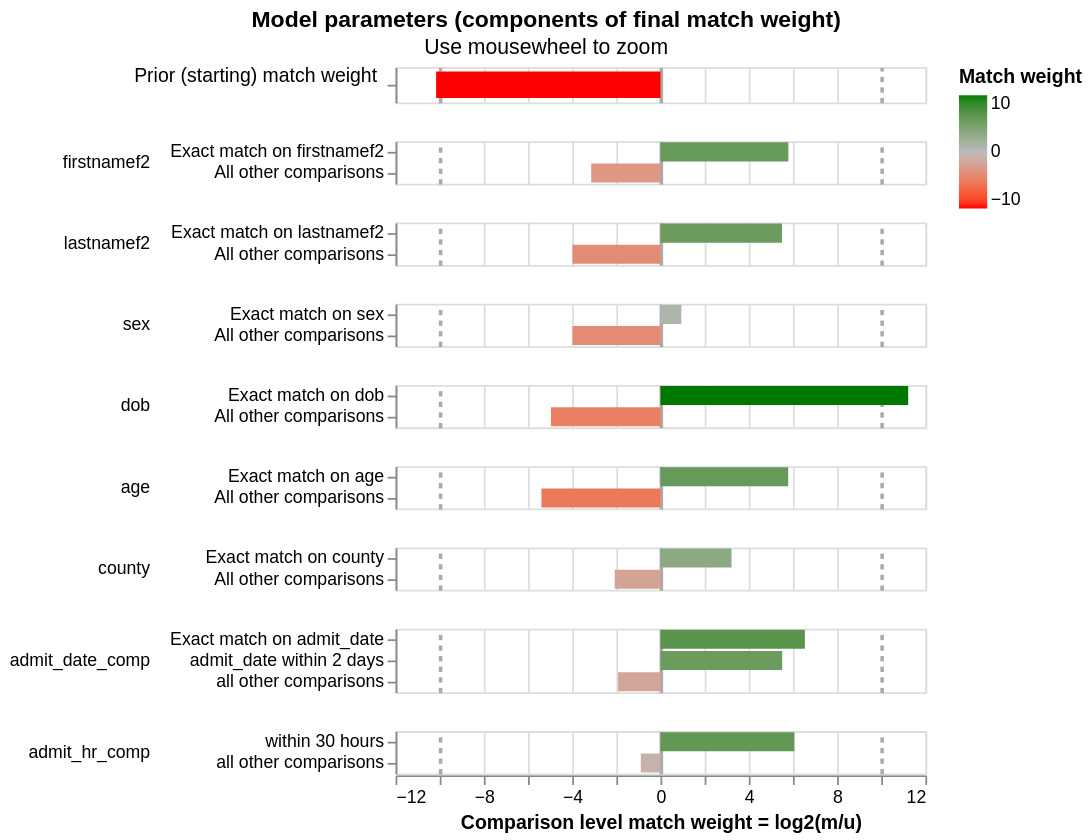

Notebook code for this chart:
### Code cell
linker.visualisations.match_weights_chart()

### Figure 1 — Vega-Lite specification as saved in the notebook (floating-point values rounded to 4 significant figures)
{"config": {"view": {"continuousWidth": 300, "continuousHeight": 300, "discreteHeight": 60, "discreteWidth": 400}, "header": {"title": null}, "mark": {"tooltip": null}, "title": {"anchor": "middle"}}, "vconcat": [{"mark": {"type": "bar", "clip": true, "height": 15}, "encoding": {"color": {"field": "log2_bayes_factor", "scale": {"domain": [-10, 0, 10], "interpolate": "lab", "range": ["red", "#bbbbbb", "green"]}, "title": "Match weight", "type": "quantitative"}, "tooltip": [{"field": "comparison_name", "title": "Comparison name", "type": "nominal"}, {"field": "probability_two_random_records_match", "format": ".4f", "title": "Probability two random records match", "type": "nominal"}, {"field": "log2_bayes_factor", "format": ",.4f", "title": "Equivalent match weight", "type": "quantitative"}, {"field": "bayes_factor_description", "title": "Match weight description", "type": "nominal"}], "x": {"axis": {"domain": false, "gridColor": {"condition": {"test": "abs(datum.value / 10)  <= 1 & datum.value % 10 === 0", "value": "#aaa"}, "value": "#ddd"}, "gridDash": {"condition": {"test": "abs(datum.value / 10) == 1", "value": [3]}, "value": null}, "gridWidth": {"condition": {"test": "abs(datum.value / 10)  <= 1 & datum.value % 10 === 0", "value": 2}, "value": 1}, "labels": false, "ticks": false, "title": ""}, "field": "log2_bayes_factor", "scale": {"domain": [-12, 12]}, "type": "quantitative"}, "y": {"axis": {"title": "Prior (starting) match weight", "titleAlign": "right", "titleAngle": 0, "titleFontWeight": "normal"}, "field": "label_for_charts", "sort": {"field": "comparison_vector_value", "order": "descending"}, "type": "nominal"}}, "height": 20, "transform": [{"filter": "(datum.comparison_name == 'probability_two_random_records_match')"}]}, {"mark": {"type": "bar", "clip": true}, "encoding": {"color": {"field": "log2_bayes_factor", "scale": {"domain": [-10, 0, 10], "interpolate": "lab", "range": ["red", "#bbbbbb", "green"]}, "title": "Match weight", "type": "quantitative"}, "row": {"field": "comparison_name", "header": {"labelAlign": "left", "labelAnchor": "middle", "labelAngle": 0}, "sort": {"field": "comparison_sort_order"}, "type": "nominal"}, "tooltip": [{"field": "comparison_name", "title": "Comparison name", "type": "nominal"}, {"field": "label_for_charts", "title": "Label", "type": "ordinal"}, {"field": "sql_condition", "title": "SQL condition", "type": "nominal"}, {"field": "m_probability", "format": ".10~g", "title": "M probability", "type": "quantitative"}, {"field": "u_probability", "format": ".10~g", "title": "U probability", "type": "quantitative"}, {"field": "bayes_factor", "format": ",.6f", "title": "Bayes factor = m/u", "type": "quantitative"}, {"field": "log2_bayes_factor", "format": ".4~g", "title": "Match weight = log2(m/u)", "type": "quantitative"}, {"field": "bayes_factor_description", "title": "Match weight description", "type": "nominal"}, {"field": "m_probability_description", "title": "m probability description", "type": "nominal"}, {"field": "u_probability_description", "title": "u probability description", "type": "nominal"}], "x": {"axis": {"gridColor": {"condition": {"test": "abs(datum.value / 10)  <= 1 & datum.value % 10 === 0", "value": "#aaa"}, "value": "#ddd"}, "gridDash": {"condition": {"test": "abs(datum.value / 10) == 1", "value": [3]}, "value": null}, "gridWidth": {"condition": {"test": "abs(datum.value / 10)  <= 1 & datum.value % 10 === 0", "value": 2}, "value": 1}, "title": "Comparison level match weight = log2(m/u)"}, "field": "log2_bayes_factor", "scale": {"domain": [-12, 12]}, "type": "quantitative"}, "y": {"axis": {"title": null}, "field": "label_for_charts", "sort": {"field": "comparison_vector_value", "order": "descending"}, "type": "nominal"}}, "height": {"step": 12}, "resolve": {"axis": {"y": "independent"}, "scale": {"y": "independent"}}, "transform": [{"filter": "(datum.comparison_name != 'probability_two_random_records_match')"}]}], "data": {"name": "data-4c4609a69fcb1f9ca6ce251bd8c5bdf4"}, "params": [{"name": "mouse_zoom", "select": {"type": "interval", "encodings": ["x"]}, "bind": "scales", "views": []}], "resolve": {"axis": {"y": "independent"}, "scale": {"y": "independent"}}, "title": {"text": "Model parameters (components of final match weight)", "subtitle": "Use mousewheel to zoom"}, "$schema": "https://vega.github.io/schema/vega-lite/v5.9.3.json", "datasets": {"data-4c4609a69fcb1f9ca6ce251bd8c5bdf4": [{"comparison_name": "probability_two_random_records_match", "sql_condition": null, "label_for_charts": "", "m_probability": null, "u_probability": null, "m_probability_description": null, "u_probability_description": null, "has_tf_adjustments": false, "tf_adjustment_column": null, "tf_adjustment_weight": null, "is_null_level": false, "bayes_factor": 0.000872, "log2_bayes_factor": -10.16, "comparison_vector_value": 0, "max_comparison_vector_value": 0, "bayes_factor_description": "The probability that two random records drawn at random match is 0.001 or one in  1,147.8 records.This is equivalent to a starting match weight of -10.163.", "probability_two_random_records_match": 0.0008712, "comparison_sort_order": -1}, {"comparison_name": "firstnamef2", "sql_condition": "\"firstnamef2_l\" = \"firstnamef2_r\"", "label_for_charts": "Exact match on firstnamef2", "m_probability": 0.8882, "u_probability": 0.01601, "m_probability_description": "Amongst matching record comparisons, 88.82% of records (i.e. one in 1.126) are in the exact match on firstnamef2 comparison level", "u_probability_description": "Amongst non-matching record comparisons, 1.601% of records (i.e. one in 62.45) are in the exact match on firstnamef2 comparison level", "has_tf_adjustments": false, "tf_adjustment_column": null, "tf_adjustment_weight": 1.0, "is_null_level": false, "bayes_factor": 55.46, "log2_bayes_factor": 5.794, "comparison_vector_value": 1, "max_comparison_vector_value": 1, "bayes_factor_description": "If comparison level is `exact match on firstnamef2` then comparison is 55.46 times more likely to be a match", "probability_two_random_records_match": 0.0008712, "comparison_sort_order": 0}, {"comparison_name": "firstnamef2", "sql_condition": "ELSE", "label_for_charts": "All other comparisons", "m_probability": 0.1118, "u_probability": 0.984, "m_probability_description": "Amongst matching record comparisons, 11.18% of records (i.e. one in 8.945) are in the all other comparisons comparison level", "u_probability_description": "Amongst non-matching record comparisons, 98.4% of records (i.e. one in 1.016) are in the all other comparisons comparison level", "has_tf_adjustments": false, "tf_adjustment_column": null, "tf_adjustment_weight": 1.0, "is_null_level": false, "bayes_factor": 0.1136, "log2_bayes_factor": -3.138, "comparison_vector_value": 0, "max_comparison_vector_value": 1, "bayes_factor_description": "If comparison level is `all other comparisons` then comparison is 8.802 times less likely to be a match", "probability_two_random_records_match": 0.0008712, "comparison_sort_order": 0}, {"comparison_name": "lastnamef2", "sql_condition": "\"lastnamef2_l\" = \"lastnamef2_r\"", "label_for_charts": "Exact match on lastnamef2", "m_probability": 0.9383, "u_probability": 0.0207, "m_probability_description": "Amongst matching record comparisons, 93.83% of records (i.e. one in 1.066) are in the exact match on lastnamef2 comparison level", "u_probability_description": "Amongst non-matching record comparisons, 2.07% of records (i.e. one in 48.32) are in the exact match on lastnamef2 comparison level", "has_tf_adjustments": false, "tf_adjustment_column": null, "tf_adjustment_weight": 1.0, "is_null_level": false, "bayes_factor": 45.34, "log2_bayes_factor": 5.503, "comparison_vector_value": 1, "max_comparison_vector_value": 1, "bayes_factor_description": "If comparison level is `exact match on lastnamef2` then comparison is 45.34 times more likely to be a match", "probability_two_random_records_match": 0.0008712, "comparison_sort_order": 1}, {"comparison_name": "lastnamef2", "sql_condition": "ELSE", "label_for_charts": "All other comparisons", "m_probability": 0.06166, "u_probability": 0.9793, "m_probability_description": "Amongst matching record comparisons, 6.166% of records (i.e. one in 16.22) are in the all other comparisons comparison level", "u_probability_description": "Amongst non-matching record comparisons, 97.93% of records (i.e. one in 1.021) are in the all other comparisons comparison level", "has_tf_adjustments": false, "tf_adjustment_column": null, "tf_adjustment_weight": 1.0, "is_null_level": false, "bayes_factor": 0.06297, "log2_bayes_factor": -3.989, "comparison_vector_value": 0, "max_comparison_vector_value": 1, "bayes_factor_description": "If comparison level is `all other comparisons` then comparison is 15.88 times less likely to be a match", "probability_two_random_records_match": 0.0008712, "comparison_sort_order": 1}, {"comparison_name": "sex", "sql_condition": "\"sex_l\" = \"sex_r\"", "label_for_charts": "Exact match on sex", "m_probability": 0.9687, "u_probability": 0.5035, "m_probability_description": "Amongst matching record comparisons, 96.87% of records (i.e. one in 1.032) are in the exact match on sex comparison level", "u_probability_description": "Amongst non-matching record comparisons, 50.35% of records (i.e. one in 1.986) are in the exact match on sex comparison level", "has_tf_adjustments": false, "tf_adjustment_column": null, "tf_adjustment_weight": 1.0, "is_null_level": false, "bayes_factor": 1.924, "log2_bayes_factor": 0.9441, "comparison_vector_value": 1, "max_comparison_vector_value": 1, "bayes_factor_description": "If comparison level is `exact match on sex` then comparison is 1.924 times more likely to be a match", "probability_two_random_records_match": 0.0008712, "comparison_sort_order": 2}, {"comparison_name": "sex", "sql_condition": "ELSE", "label_for_charts": "All other comparisons", "m_probability": 0.03127, "u_probability": 0.4965, "m_probability_description": "Amongst matching record comparisons, 3.127% of records (i.e. one in 31.98) are in the all other comparisons comparison level", "u_probability_description": "Amongst non-matching record comparisons, 49.65% of records (i.e. one in 2.014) are in the all other comparisons comparison level", "has_tf_adjustments": false, "tf_adjustment_column": null, "tf_adjustment_weight": 1.0, "is_null_level": false, "bayes_factor": 0.06298, "log2_bayes_factor": -3.989, "comparison_vector_value": 0, "max_comparison_vector_value": 1, "bayes_factor_description": "If comparison level is `all other comparisons` then comparison is 15.88 times less likely to be a match", "probability_two_random_records_match": 0.0008712, "comparison_sort_order": 2}, {"comparison_name": "dob", "sql_condition": "\"dob_l\" = \"dob_r\"", "label_for_charts": "Exact match on dob", "m_probability": 0.9679, "u_probability": 0.0004052, "m_probability_description": "Amongst matching record comparisons, 96.79% of records (i.e. one in 1.033) are in the exact match on dob comparison level", "u_probability_description": "Amongst non-matching record comparisons, 0.04052% of records (i.e. one in 2,468) are in the exact match on dob comparison level", "has_tf_adjustments": false, "tf_adjustment_column": null, "tf_adjustment_weight": 1.0, "is_null_level": false, "bayes_factor": 2389.0, "log2_bayes_factor": 11.22, "comparison_vector_value": 1, "max_comparison_vector_value": 1, "bayes_factor_description": "If comparison level is `exact match on dob` then comparison is 2,389 times more likely to be a match", "probability_two_random_records_match": 0.0008712, "comparison_sort_order": 3}, {"comparison_name": "dob", "sql_condition": "ELSE", "label_for_charts": "All other comparisons", "m_probability": 0.03208, "u_probability": 0.9996, "m_probability_description": "Amongst matching record comparisons, 3.208% of records (i.e. one in 31.18) are in the all other comparisons comparison level", "u_probability_description": "Amongst non-matching record comparisons, 99.96% of records (i.e. one in 1) are in the all other comparisons comparison level", "has_tf_adjustments": false, "tf_adjustment_column": null, "tf_adjustment_weight": 1.0, "is_null_level": false, "bayes_factor": 0.03209, "log2_bayes_factor": -4.962, "comparison_vector_value": 0, "max_comparison_vector_value": 1, "bayes_factor_description": "If comparison level is `all other comparisons` then comparison is 31.16 times less likely to be a match", "probability_two_random_records_match": 0.0008712, "comparison_sort_order": 3}, {"comparison_name": "age", "sql_condition": "\"age_l\" = \"age_r\"", "label_for_charts": "Exact match on age", "m_probability": 0.9766, "u_probability": 0.01771, "m_probability_description": "Amongst matching record comparisons, 97.66% of records (i.e. one in 1.024) are in the exact match on age comparison level", "u_probability_description": "Amongst non-matching record comparisons, 1.771% of records (i.e. one in 56.45) are in the exact match on age comparison level", "has_tf_adjustments": false, "tf_adjustment_column": null, "tf_adjustment_weight": 1.0, "is_null_level": false, "bayes_factor": 55.13, "log2_bayes_factor": 5.785, "comparison_vector_value": 1, "max_comparison_vector_value": 1, "bayes_factor_description": "If comparison level is `exact match on age` then comparison is 55.13 times more likely to be a match", "probability_two_random_records_match": 0.0008712, "comparison_sort_order": 4}, {"comparison_name": "age", "sql_condition": "ELSE", "label_for_charts": "All other comparisons", "m_probability": 0.02335, "u_probability": 0.9823, "m_probability_description": "Amongst matching record comparisons, 2.335% of records (i.e. one in 42.82) are in the all other comparisons comparison level", "u_probability_description": "Amongst non-matching record comparisons, 98.23% of records (i.e. one in 1.018) are in the all other comparisons comparison level", "has_tf_adjustments": false, "tf_adjustment_column": null, "tf_adjustment_weight": 1.0, "is_null_level": false, "bayes_factor": 0.02378, "log2_bayes_factor": -5.394, "comparison_vector_value": 0, "max_comparison_vector_value": 1, "bayes_factor_description": "If comparison level is `all other comparisons` then comparison is 42.06 times less likely to be a match", "probability_two_random_records_match": 0.0008712, "comparison_sort_order": 4}, {"comparison_name": "county", "sql_condition": "\"county_l\" = \"county_r\"", "label_for_charts": "Exact match on county", "m_probability": 0.7827, "u_probability": 0.08413, "m_probability_description": "Amongst matching record comparisons, 78.27% of records (i.e. one in 1.278) are in the exact match on county comparison level", "u_probability_description": "Amongst non-matching record comparisons, 8.413% of records (i.e. one in 11.89) are in the exact match on county comparison level", "has_tf_adjustments": false, "tf_adjustment_column": null, "tf_adjustment_weight": 1.0, "is_null_level": false, "bayes_factor": 9.304, "log2_bayes_factor": 3.218, "comparison_vector_value": 1, "max_comparison_vector_value": 1, "bayes_factor_description": "If comparison level is `exact match on county` then comparison is 9.304 times more likely to be a match", "probability_two_random_records_match": 0.0008712, "comparison_sort_order": 5}, {"comparison_name": "county", "sql_condition": "ELSE", "label_for_charts": "All other comparisons", "m_probability": 0.2173, "u_probability": 0.9159, "m_probability_description": "Amongst matching record comparisons, 21.73% of records (i.e. one in 4.602) are in the all other comparisons comparison level", "u_probability_description": "Amongst non-matching record comparisons, 91.59% of records (i.e. one in 1.092) are in the all other comparisons comparison level", "has_tf_adjustments": false, "tf_adjustment_column": null, "tf_adjustment_weight": 1.0, "is_null_level": false, "bayes_factor": 0.2372, "log2_bayes_factor": -2.076, "comparison_vector_value": 0, "max_comparison_vector_value": 1, "bayes_factor_description": "If comparison level is `all other comparisons` then comparison is 4.215 times less likely to be a match", "probability_two_random_records_match": 0.0008712, "comparison_sort_order": 5}, {"comparison_name": "admit_date_comp", "sql_condition": "admit_date_l IS NOT NULL AND admit_date_r IS NOT NULL AND CAST(admit_date_l AS DATE) = CAST(admit_date_r AS DATE)", "label_for_charts": "Exact match on admit_date", "m_probability": 0.2517, "u_probability": 0.002705, "m_probability_description": "Amongst matching record comparisons, 25.17% of records (i.e. one in 3.973) are in the exact match on admit_date comparison level", "u_probability_description": "Amongst non-matching record comparisons, 0.2705% of records (i.e. one in 370) are in the exact match on admit_date comparison level", "has_tf_adjustments": false, "tf_adjustment_column": null, "tf_adjustment_weight": 1.0, "is_null_level": false, "bayes_factor": 93.06, "log2_bayes_factor": 6.54, "comparison_vector_value": 2, "max_comparison_vector_value": 2, "bayes_factor_description": "If comparison level is `exact match on admit_date` then comparison is 93.06 times more likely to be a match", "probability_two_random_records_match": 0.0008712, "comparison_sort_order": 6}, {"comparison_name": "admit_date_comp", "sql_condition": "ABS(DATE_DIFF('day', CAST(admit_date_r AS DATE), CAST(admit_date_l AS DATE))) <= 2", "label_for_charts": "admit_date within 2 days", "m_probability": 0.5083, "u_probability": 0.01113, "m_probability_description": "Amongst matching record comparisons, 50.83% of records (i.e. one in 1.967) are in the admit_date within 2 days comparison level", "u_probability_description": "Amongst non-matching record comparisons, 1.113% of records (i.e. one in 89.86) are in the admit_date within 2 days comparison level", "has_tf_adjustments": false, "tf_adjustment_column": null, "tf_adjustment_weight": 1.0, "is_null_level": false, "bayes_factor": 45.67, "log2_bayes_factor": 5.513, "comparison_vector_value": 1, "max_comparison_vector_value": 2, "bayes_factor_description": "If comparison level is `admit_date within 2 days` then comparison is 45.67 times more likely to be a match", "probability_two_random_records_match": 0.0008712, "comparison_sort_order": 6}, {"comparison_name": "admit_date_comp", "sql_condition": "TRUE", "label_for_charts": "all other comparisons", "m_probability": 0.2599, "u_probability": 0.9862, "m_probability_description": "Amongst matching record comparisons, 25.99% of records (i.e. one in 3.848) are in the all other comparisons comparison level", "u_probability_description": "Amongst non-matching record comparisons, 98.62% of records (i.e. one in 1.014) are in the all other comparisons comparison level", "has_tf_adjustments": false, "tf_adjustment_column": null, "tf_adjustment_weight": 1.0, "is_null_level": false, "bayes_factor": 0.2635, "log2_bayes_factor": -1.924, "comparison_vector_value": 0, "max_comparison_vector_value": 2, "bayes_factor_description": "If comparison level is `all other comparisons` then comparison is 3.794 times less likely to be a match", "probability_two_random_records_match": 0.0008712, "comparison_sort_order": 6}, {"comparison_name": "admit_hr_comp", "sql_condition": "\n                ABS(\n                    ((CAST(admit_date_r AS DATE) - CAST(admit_date_l AS DATE)) * 24)\n                    + (CAST(admit_hr_r AS FLOAT) - CAST(admit_hr_l AS FLOAT))\n                ) <= 30\n            ", "label_for_charts": "within 30 hours", "m_probability": 0.4645, "u_probability": 0.006941, "m_probability_description": "Amongst matching record comparisons, 46.45% of records (i.e. one in 2.153) are in the within 30 hours comparison level", "u_probability_description": "Amongst non-matching record comparisons, 0.6941% of records (i.e. one in 144) are in the within 30 hours comparison level", "has_tf_adjustments": false, "tf_adjustment_column": null, "tf_adjustment_weight": 1.0, "is_null_level": false, "bayes_factor": 66.93, "log2_bayes_factor": 6.065, "comparison_vector_value": 1, "max_comparison_vector_value": 1, "bayes_factor_description": "If comparison level is `within 30 hours` then comparison is 66.93 times more likely to be a match", "probability_two_random_records_match": 0.0008712, "comparison_sort_order": 7}, {"comparison_name": "admit_hr_comp", "sql_condition": "TRUE", "label_for_charts": "all other comparisons", "m_probability": 0.5355, "u_probability": 0.9931, "m_probability_description": "Amongst matching record comparisons, 53.55% of records (i.e. one in 1.868) are in the all other comparisons comparison level", "u_probability_description": "Amongst non-matching record comparisons, 99.31% of records (i.e. one in 1.007) are in the all other comparisons comparison level", "has_tf_adjustments": false, "tf_adjustment_column": null, "tf_adjustment_weight": 1.0, "is_null_level": false, "bayes_factor": 0.5392, "log2_bayes_factor": -0.8911, "comparison_vector_value": 0, "max_comparison_vector_value": 1, "bayes_factor_description": "If comparison level is `all other comparisons` then comparison is 1.855 times less likely to be a match", "probability_two_random_records_match": 0.0008712, "comparison_sort_order": 7}]}}
